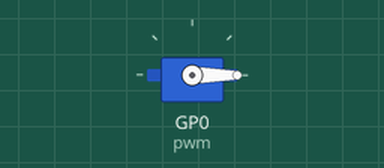
Bench run of a program on a simulated Raspberry Pi Pico running MicroPython. Shown: servo. Servo angles are drawn from the pulse width (0.5 ms = 0°, 2.5 ms = 180°).

Above: at 0.05 s.
At 1.5 s:
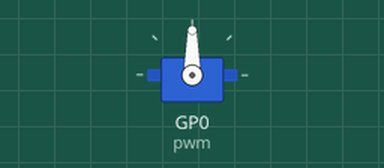
At 3.0 s:
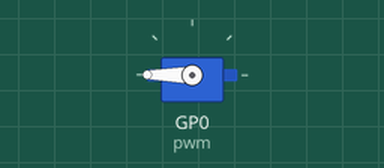
Timing chart, 0 to 6.9 s (numbered marks = the images above):
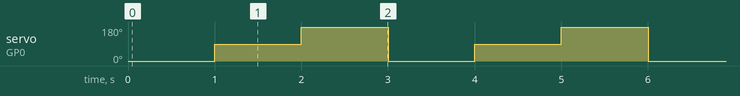

The program:

Servo_test_1.py
```python
'''
 * Keyestudio 37 in 1 Starter Kit for Raspberry Pi Pico
 * lesson 29.1
 * Servo test 1
 * http://www.keyestudio.com
'''
from machine import Pin, PWM
import time
pwm = PWM(Pin(0))
pwm.freq(50)

'''
角度对应的占空比
0°----2.5%----1638
45°----5%----3276
90°----7.5%----4915
135°----10%----6553
180°----12.5%----8192
'''
angle_0 = 1638
angle_90 = 4915
angle_180 = 8192

while True:
    pwm.duty_u16(angle_0)
    time.sleep(1)
    pwm.duty_u16(angle_90)
    time.sleep(1)
    pwm.duty_u16(angle_180)
    time.sleep(1)
```

Measured:
- by itself, servo on GP0 (pwm): repeats every 3.0 s: 180° 1.0 s, 0° 1.0 s, 90° 1.0 s
